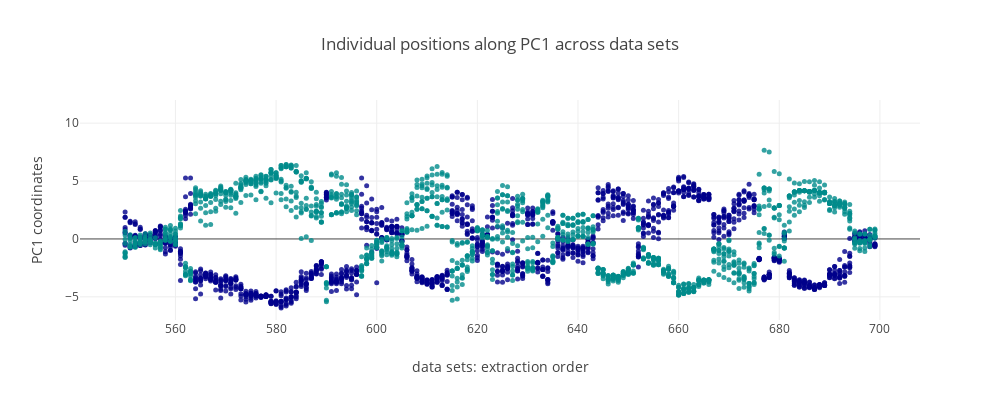

The notebook cell saved with this chart:
### Markdown cell above
### **iii.** PC sample distribution across data sets queried.

### Code cell
from structure_tools.Tutorial_subplots import PC_analysis_plot

labels_code= labels1

if include_who:
    labels_code= [x for x in labels_code if x in include_who]

## plot_choices: ['coords','density']
fig= PC_analysis_plot(pc_density,pc_coords,labels_code,PCA_color_ref,range_windows= Windows_range_pca,
                 plot_choice= 'coords',height= 400,width= 1000,y_range= [-7,12],qtl= .99,PC_sel= PC_sel)

iplot(fig)

### Figure 1 — Plotly figure (JSON) as saved in the notebook; plotly's stock layout.template omitted (floating-point values rounded to 4 significant figures; data arrays with more than 128 entries replaced by an {"elided": "..."} marker saying what was removed)
{"data": [{"marker": {"color": {"elided": "3000 str values"}, "opacity": 0.8, "size": 5}, "mode": "markers", "type": "scatter", "uid": "55599646-0f77-4ac4-80b4-a466196f8d4c", "x": {"elided": "3000 int values"}, "y": {"elided": "3000 float values"}}], "layout": {"height": 400, "title": "Individual positions along PC1 across data sets", "width": 1000, "xaxis": {"title": "data sets: extraction order"}, "yaxis": {"range": [-7, 12], "title": "PC1 coordinates"}}}
